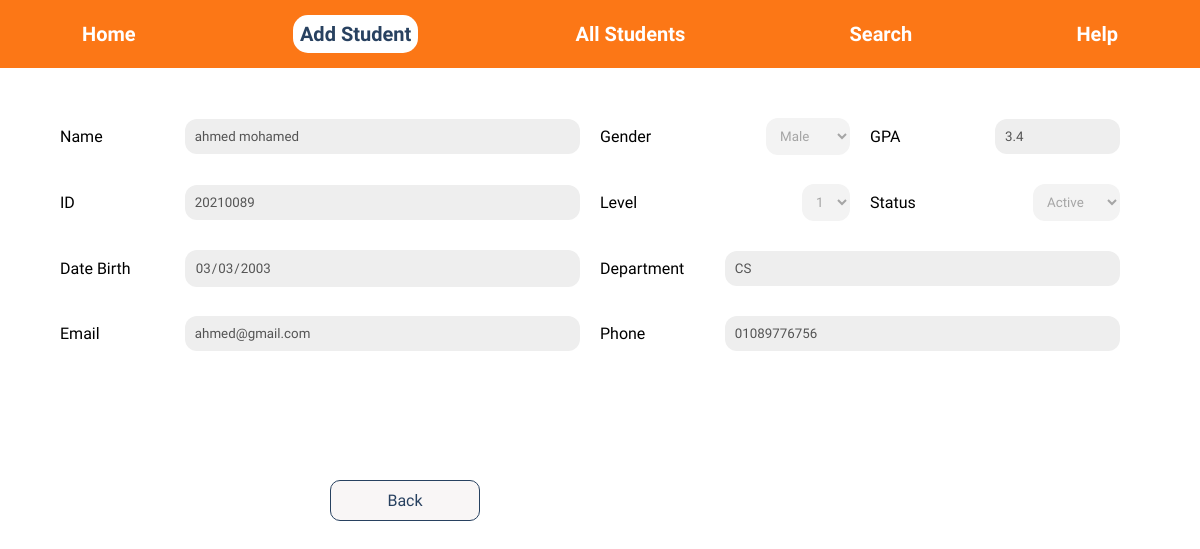
Page /view-student on the earlier database version.
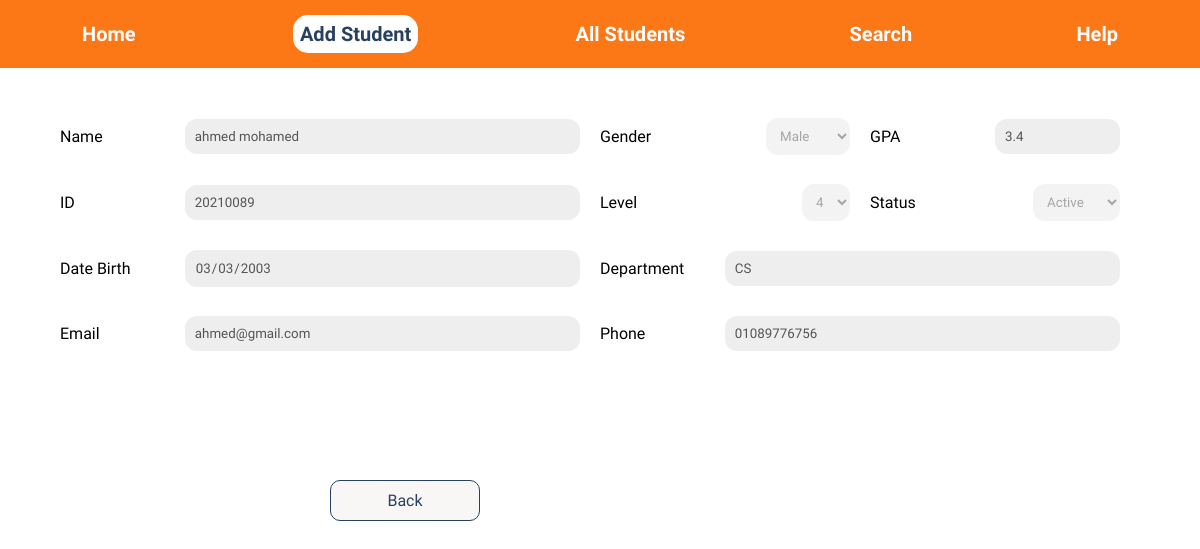
Same page on the later database version.
### Main/models.py (models this page shows, shortened)
class Student(models.Model):
    id = models.CharField(max_length=8, primary_key=True)
    name = models.CharField(max_length=64)
    dateOfBirth = models.DateTimeField()
    email = models.CharField(max_length=64)
    gpa = models.CharField(max_length=4)
    level = models.CharField(max_length=1)
    status = models.CharField(max_length=64)
    phone = models.CharField(max_length=12)
    department = models.CharField(max_length=2)
    gender = models.CharField(max_length=6)

### Main/views/main.py (the view)
# urls.py: path('view-student', main.view, name='view')#here I chose the same edit function becauase both load data
def view(request):
    instance = Student.objects.get(id = '20210089')#This should get the object student
    formData = {'name': instance.name, 'id': instance.id, 'gender': instance.gender,
                'gpa': instance.gpa, 'level': instance.level, 'status': instance.status,
                'DOB': instance.dateOfBirth, 'department': instance.department,
                'email' : instance.email, 'phone': instance.phone}
    form = addStudentForm(initial=formData)
    form.fields['name'].widget.attrs['disabled'] = True
    form.fields['id'].widget.attrs['disabled'] = True
    form.fields['gender'].widget.attrs['disabled'] = True
    form.fields['gpa'].widget.attrs['disabled'] = True
    form.fields['level'].widget.attrs['disabled'] = True
    form.fields['status'].widget.attrs['disabled'] = True
    form.fields['DOB'].widget.attrs['disabled'] = True
    form.fields['department'].widget.attrs['disabled'] = True
    form.fields['email'].widget.attrs['disabled'] = True
    form.fields['phone'].widget.attrs['disabled'] = True
    return render(request, 'viewStudent/view_student.html', {
        'form' : form
    })

### Main/views/main.py
class addStudentForm(forms.Form):
    name = forms.CharField(label='Name')
    id = forms.CharField(label='studentId')
    DOB = forms.DateField(widget=forms.DateInput(attrs={'type': 'date'}), label='DOB')
    email = forms.CharField(label='studentEmail')
    gpa = forms.CharField(label='studentGpa')
    level = forms.ChoiceField(label='studentLevel', choices=levelChoices)
    status = forms.ChoiceField(label='studentStatus', choices=statuses)
    phone = forms.CharField(label='studentPhone')
    department = forms.CharField(label='studentDep')
    gender = forms.ChoiceField(label='studentGender', choices=genderChoices)

### Main/templates/viewStudent/view_student.html (shortened to what this page needs)
<!DOCTYPE html>
<html lang="en">
<head>
    {%load static%}
    <link rel="stylesheet" type="text/css" href="{% static 'css/edit_student.css' %}">
    <link rel="stylesheet" href="{% static 'css/global.css' %}">
</head>
<body>
    <header>
        <ul>
            <a href="home.html">Home</a>
            <a class= "active" href="add_student.html">Add Student</a>
            <a href="all_students.html">All Students</a>
            <a href="search_student.html">Search</a>
            <a href="help.html">Help</a>
        </ul>
    </header>
    <form method= 'post'>
        <div class="fifty">
            <label>Name </label>
            {{form.name}}
        </div>
        <div class="quar">
            <label>Gender</label>
            {{form.gender}}
        </div>
        <div class="quar">
            <label>GPA</label>
            {{form.gpa}}
        </div>
        <div class="fifty">
            <label for="ID">ID</label>
            {{form.id}}
        </div>
        <div class="quar">
            <label for="level">Level</label>
            {{form.level}}
        </div>
        <div class="quar">
            <label for="sta">Status</label>
            {{form.status}}
        </div>
        <div class="fifty">
            <label for="date">Date Birth</label>
            {{form.DOB}}
        </div>
        <div class="fifty">
            <label for="dep">Department</label>
            {{form.department}}
        </div>
        <div class="fifty">
            <label for="email">Email</label>
            {{form.email}}
        </div>
        <div class="fifty">
            <label for="phone">Phone</label>
            {{form.phone}}
        </div>
        <div class="butt_container">
            <button id="back_button" class="butt" formaction="/home">Back</button>
            </div>
    </form>
</body>
</html>

Differences in the rows shown:
changed Student "ahmed mohamed": level "1" → "4"
